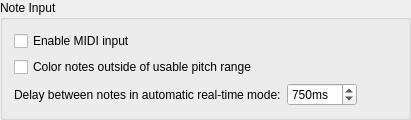
        <widget class="QGroupBox" name="groupBox_13">
         <property name="title">
          <string>Note Input</string>
         </property>
         <layout class="QGridLayout" name="gridLayout_13">
          <item row="0" column="0">
           <widget class="QCheckBox" name="enableMidiInput">
            <property name="text">
             <string>Enable MIDI input</string>
            </property>
           </widget>
          </item>
          <item row="1" column="0">
           <widget class="QCheckBox" name="warnPitchRange">
            <property name="text">
             <string>Color notes outside of usable pitch range</string>
            </property>
           </widget>
          </item>
          <item row="2" column="0">
           <widget class="QLabel" name="label_56">
            <property name="accessibleName">
             <string>Delay between notes in automatic real-time mode</string>
            </property>
            <property name="text">
             <string>Delay between notes in automatic real-time mode:</string>
            </property>
           </widget>
          </item>
          <item row="2" column="1">
           <widget class="QSpinBox" name="realtimeDelay">
            <property name="suffix">
             <string extracomment="milliseconds">ms</string>
            </property>
            <property name="minimum">
             <number>300</number>
            </property>
            <property name="maximum">
             <number>3000</number>
            </property>
            <property name="singleStep">
             <number>10</number>
            </property>
            <property name="value">
             <number>750</number>
            </property>
           </widget>
          </item>
          <item row="2" column="2">
           <spacer name="horizontalSpacer_4">
            <property name="orientation">
             <enum>Qt::Horizontal</enum>
            </property>
            <property name="sizeHint" stdset="0">
             <size>
              <width>40</width>
              <height>20</height>
             </size>
            </property>
           </spacer>
          </item>
         </layout>
        </widget>
